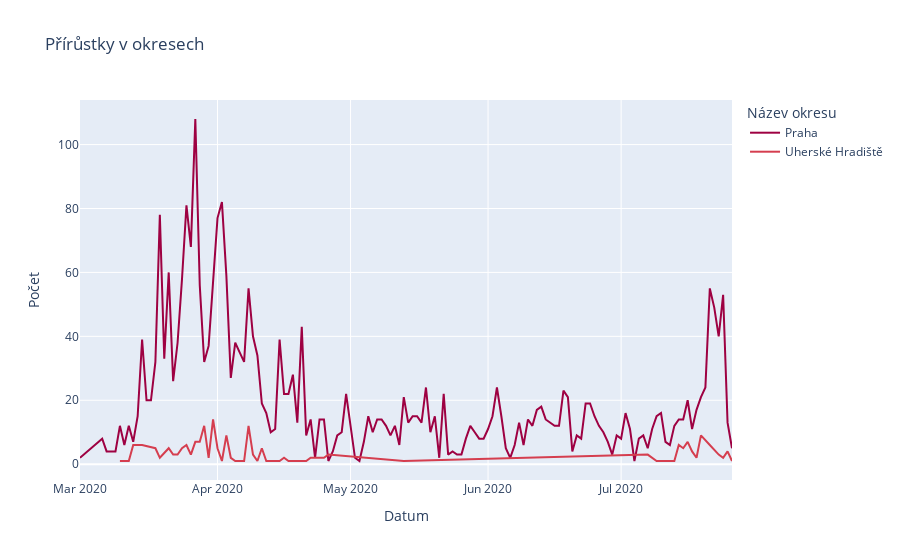

Here is the notebook cell this chart was saved with:
### Code cell
okres_line = px.line(date_district_count[date_district_count['okres_lau_kod'].isin(['CZ0100','CZ0722'])],
                     x='datum',
                     y='vek', labels={'datum': 'Datum', 'vek': 'Počet', 'okres_nazev': 'Název okresu'},
                     title='Přírůstky v okresech',
                     template='plotly', color='okres_nazev',
                     color_discrete_sequence=px.colors.diverging.Spectral)
okres_line.show()

### Figure 1 — Plotly figure (JSON) as saved in the notebook; plotly's stock layout.template omitted (floating-point values rounded to 4 significant figures; data arrays with more than 128 entries replaced by an {"elided": "..."} marker saying what was removed)
{"data": [{"hovertemplate": "Název okresu=Praha<br>Datum=%{x}<br>Počet=%{y}<extra></extra>", "legendgroup": "Praha", "line": {"color": "rgb(158,1,66)", "dash": "solid"}, "mode": "lines", "name": "Praha", "orientation": "v", "showlegend": true, "type": "scatter", "x": {"elided": "143 str values"}, "xaxis": "x", "y": {"elided": "143 int values"}, "yaxis": "y"}, {"hovertemplate": "Název okresu=Uherské Hradiště<br>Datum=%{x}<br>Počet=%{y}<extra></extra>", "legendgroup": "Uherské Hradiště", "line": {"color": "rgb(213,62,79)", "dash": "solid"}, "mode": "lines", "name": "Uherské Hradiště", "orientation": "v", "showlegend": true, "type": "scatter", "x": ["2020-03-10T00:00:00", "2020-03-11T00:00:00", "2020-03-12T00:00:00", "2020-03-13T00:00:00", "2020-03-15T00:00:00", "2020-03-18T00:00:00", "2020-03-19T00:00:00", "2020-03-21T00:00:00", "2020-03-22T00:00:00", "2020-03-23T00:00:00", "2020-03-24T00:00:00", "2020-03-25T00:00:00", "2020-03-26T00:00:00", "2020-03-27T00:00:00", "2020-03-28T00:00:00", "2020-03-29T00:00:00", "2020-03-30T00:00:00", "2020-03-31T00:00:00", "2020-04-01T00:00:00", "2020-04-02T00:00:00", "2020-04-03T00:00:00", "2020-04-04T00:00:00", "2020-04-05T00:00:00", "2020-04-07T00:00:00", "2020-04-08T00:00:00", "2020-04-09T00:00:00", "2020-04-10T00:00:00", "2020-04-11T00:00:00", "2020-04-12T00:00:00", "2020-04-15T00:00:00", "2020-04-16T00:00:00", "2020-04-17T00:00:00", "2020-04-21T00:00:00", "2020-04-22T00:00:00", "2020-04-25T00:00:00", "2020-04-26T00:00:00", "2020-05-12T00:00:00", "2020-05-13T00:00:00", "2020-07-07T00:00:00", "2020-07-09T00:00:00", "2020-07-10T00:00:00", "2020-07-12T00:00:00", "2020-07-13T00:00:00", "2020-07-14T00:00:00", "2020-07-15T00:00:00", "2020-07-16T00:00:00", "2020-07-17T00:00:00", "2020-07-18T00:00:00", "2020-07-19T00:00:00", "2020-07-21T00:00:00", "2020-07-23T00:00:00", "2020-07-24T00:00:00", "2020-07-25T00:00:00", "2020-07-26T00:00:00"], "xaxis": "x", "y": [1, 1, 1, 6, 6, 5, 2, 5, 3, 3, 5, 6, 3, 7, 7, 12, 2, 14, 5, 1, 9, 2, 1, 1, 12, 3, 1, 5, 1, 1, 2, 1, 1, 2, 2, 3, 1, 1, 3, 1, 1, 1, 1, 6, 5, 7, 4, 2, 9, 6, 3, 2, 4, 1], "yaxis": "y"}], "layout": {"legend": {"title": {"text": "Název okresu"}, "tracegroupgap": 0}, "title": {"text": "Přírůstky v okresech"}, "xaxis": {"anchor": "y", "domain": [0.0, 1.0], "title": {"text": "Datum"}}, "yaxis": {"anchor": "x", "domain": [0.0, 1.0], "title": {"text": "Počet"}}}}
